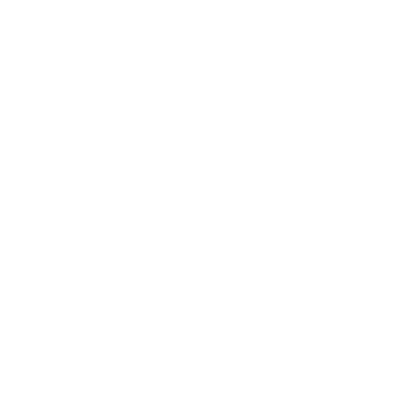
Frame 1 (no input)
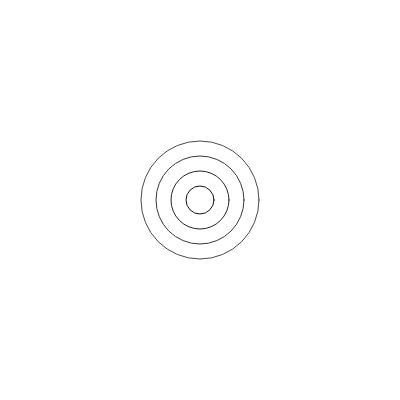
Frame 60 (no input)
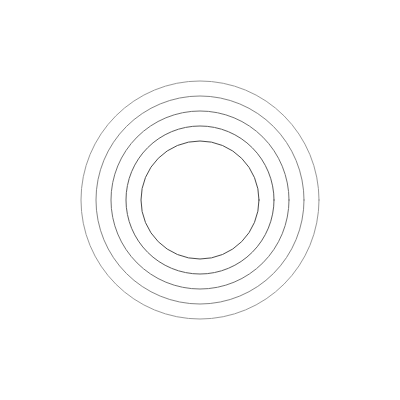
Frame 120 (the mouse pressed at the canvas centre since frame 60)

The p5.js sketch that drew these frames (run headless with seeded random() and noise() and a simulated clock; from frame 60 on, the mouse is pressed at the canvas centre):

// p5.js sketch
// ── sketch.js
var outerDiam = 0;

function setup() { 
  createCanvas(400, 400);
} 

function draw() { 
  background(255);
  
  for (var i = 0; i < 5; i++){
		var diam = outerDiam - 30 * i;    
    if (diam > 0){
      
      var fade = map(diam, 0, width, 0, 255);
			stroke(fade);
      noFill();
      ellipse(200, 200, diam);
    }
  }
  
  outerDiam = outerDiam + 2;
}
